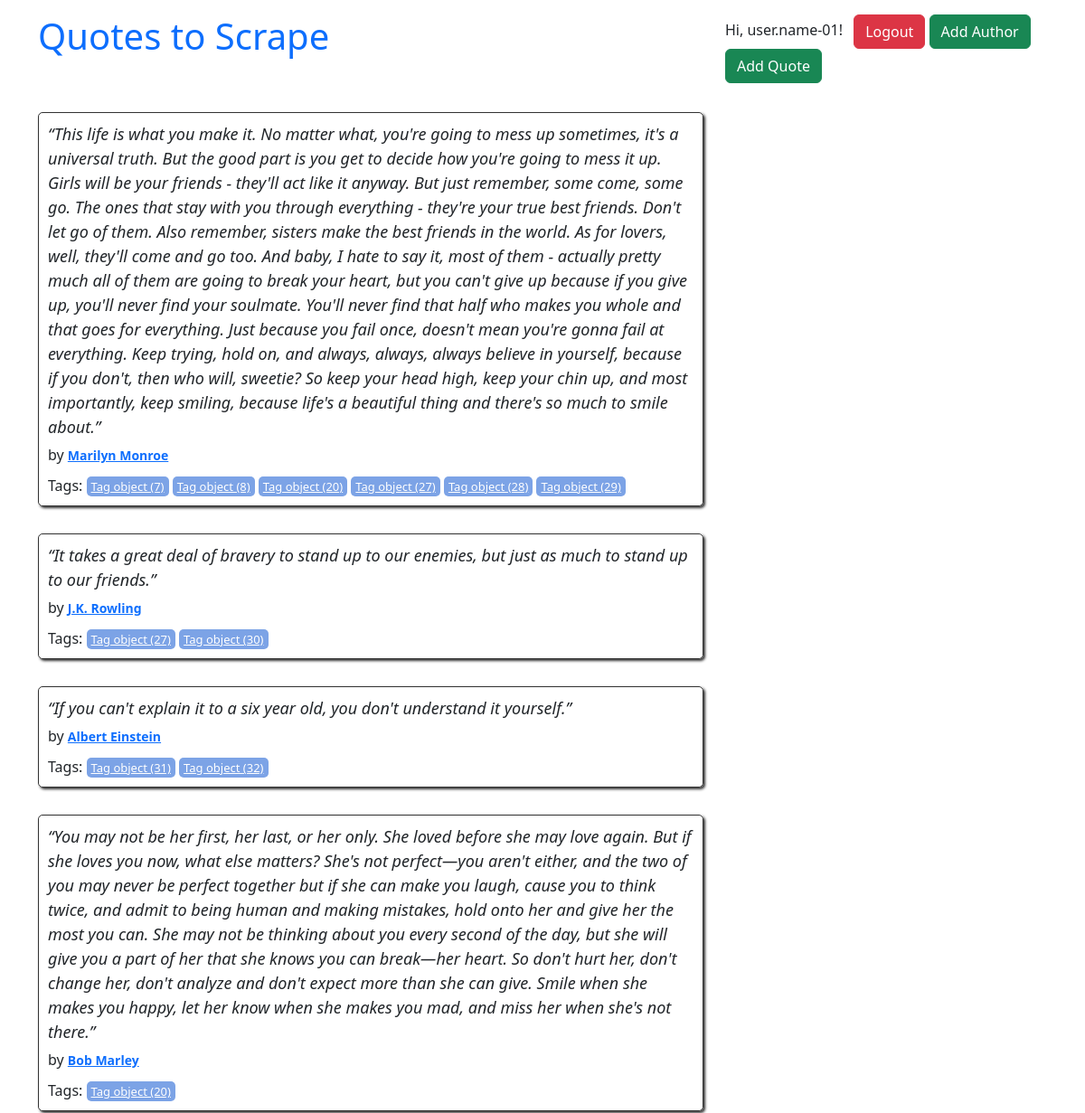
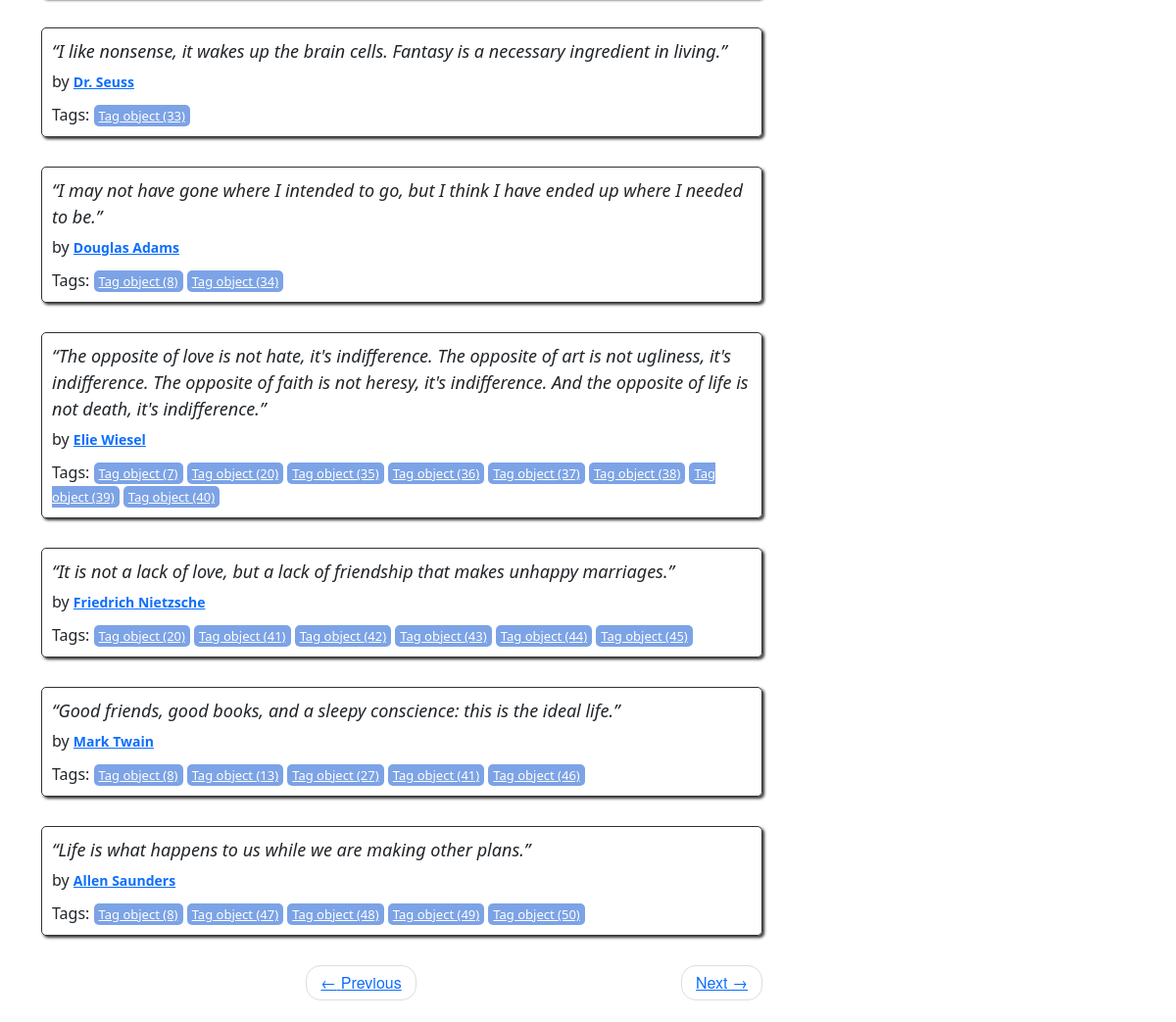
The page /2 (signed in) on the database its author committed (2 pictures, top to bottom).
### quotes/models.py (models this page shows, shortened)
class Quote(models.Model):
    quote = models.TextField()
    tags = models.ManyToManyField(Tag)
    author = models.ForeignKey(Author, on_delete=models.CASCADE, default=None, null=True)
    created_at = models.DateTimeField(auto_now_add=True)

class Author(models.Model):
    fullname = models.CharField(max_length=50)
    born_date = models.CharField(max_length=50)
    born_location = models.CharField(max_length=150)
    description = models.TextField()
    created_at = models.DateTimeField(auto_now_add=True)

class Tag(models.Model):
    name = models.CharField(max_length=130, null=False, unique=True)

### quotes/views.py (the view)
# urls.py: path('', views.main, name="root"),
def main(request, page=1):
    quotes = Quote.objects.all().select_related('author').prefetch_related('tags').order_by('created_at')
    per_page = 10
    paginator = Paginator(quotes, per_page)
    quotes_on_page = paginator.page(page)
    return render(request, 'quotes/index.html', context={'quotes': quotes_on_page})

### quotes/templates/quotes/index.html
{% extends 'quotes/base.html' %} {% block content %}
<div class="row">
  <div class="col-md-8">
    {% for quote in quotes %}
    <div class="quote" itemscope="" itemtype="http://schema.org/CreativeWork">
      <span class="text" itemprop="text">{{quote.quote}}</span>
      <span
        >by
        <small class="author" itemprop="author">
          {% if quote.author %}
          <a href="{% url 'quotes:author_detail' quote.author.id %}"
            >{{ quote.author.fullname }}</a
          >
          {% else %}
          <span>Невідомий автор</span>
          {% endif %}
        </small>
      </span>
      <div class="tags">
        Tags: {% for tag in quote.tags.all %}
        <a class="tag" href="/tag/{{tag}}">{{tag}}</a>
        {% endfor %}
      </div>
    </div>
    {% endfor %}
    <nav>
      <ul class="pager">
        <li class="previous">
          <a
            class="{% if not quotes.has_previous %} disabled {% endif %}"
            href="{% if quotes.has_previous %} {% url 'quotes:root_paginate' quotes.previous_page_number %} {% else %} # {% endif %}"
            ><span aria-hidden="true">←</span> Previous</a
          >
        </li>
        <li class="next">
          <a
            class="{% if not quotes.has_next %} disabled {% endif %}"
            href="{% if quotes.has_next %} {% url 'quotes:root_paginate' quotes.next_page_number %} {% else %} # {% endif %}"
            >Next <span aria-hidden="true">→</span></a
          >
        </li>
      </ul>
    </nav>
  </div>
</div>
{% endblock %}

### quotes/templates/quotes/base.html (shortened to what this page needs)
<!DOCTYPE html>
<html lang="en">
  <head>
    <link
      href="https://cdn.jsdelivr.net/npm/bootstrap@5.3.7/dist/css/bootstrap.min.css"
      rel="stylesheet"
    />
    {% load static %}
    <link rel="stylesheet" href="{% static 'quotes/style.css' %}" />
  </head>
  <body>
    <div class="container">
      <div class="row header-box pt-3 mb-3">
        <div class="col-md-8">
          <h1>
            <a href="/" style="text-decoration: none">Quotes to Scrape</a>
          </h1>
        </div>
        <div class="col-md-4">
          <p>
            {% if user.is_authenticated %}
            <span class="me-2">Hi, {{ user.username }}!</span>
            <a href="{% url 'users:logout' %}" class="btn btn-danger">Logout</a>
            {% else %}
            <a href="{% url 'users:register' %}" class="btn btn-primary me-2"
              >SignUp</a
            >
            <a href="{% url 'users:login' %}" class="btn btn-success">Login</a>
            {% endif %} {% if user.is_authenticated %}
            <a href="{% url 'quotes:add_author' %}" class="btn btn-success"
              >Add Author</a
            >
            <a href="{% url 'quotes:add_quote' %}" class="btn btn-success"
              >Add Quote</a
            >
            {% endif %}
          </p>
        </div>
      </div>
      {% block content %} {% endblock %}
    </div>
  </body>
</html>

### quotes/static/quotes/style.css (style rules this page uses)
.quote { padding: 10px; margin-bottom: 30px; border: 1px solid #333333; border-radius: 5px; box-shadow: 2px 2px 3px #333333; }
.quote span.text { display: block; margin-bottom: 5px; font-size: large; font-style: italic; }
.quote small.author { font-weight: bold; color: #3677E8; }
.quote .tags { margin-top: 10px; }
.tag { padding: 2px 5px; border-radius: 5px; color: white; font-size: small; background-color: #7CA3E6; }
.pager { font-family: "Raleway", "Helvetica Neue", Helvetica, Arial, sans-serif; }
.pager { padding-left: 0; margin: 22px 0; list-style: none; text-align: center; }
.pager li { display: inline; }
.pager .next>a, .pager .next>span { float: right; }
.pager li>a, .pager li>span { display: inline-block; padding: 5px 14px; background-color: #ffffff; border: 1px solid #dddddd; border-radius: 15px; }

### rows shown on the page
Quote: quote "“This life is what you make it. No matter what, you're going to mess up sometimes, it's a universal truth. But the good part is you get to decide how you're going to mess it up. Girls will be your friends - they'll act like it anyway. But just remember, some come, some go. The ones that stay with you through everything - they're your true best friends. Don't let go of them. Also remember, sisters make the best friends in the world. As for lovers, well, they'll come and go too. And baby, I hate to say it, most of them - actually pretty much all of them are going to break your heart, but you can't give up because if you give up, you'll never find your soulmate. You'll never find that half who…", author.fullname "Marilyn Monroe"
Tag: id "Tag object (7)"
Tag: id "Tag object (8)"
Tag: id "Tag object (20)"
Tag: id "Tag object (27)"
Tag: id "Tag object (28)"
Tag: id "Tag object (29)"
Quote: quote "“It takes a great deal of bravery to stand up to our enemies, but just as much to stand up to our friends.”", author.fullname "J.K. Rowling"
Tag: id "Tag object (30)"
Quote: quote "“If you can't explain it to a six year old, you don't understand it yourself.”", author.fullname "Albert Einstein"
Tag: id "Tag object (31)"
Tag: id "Tag object (32)"
Quote: quote "“You may not be her first, her last, or her only. She loved before she may love again. But if she loves you now, what else matters? She's not perfect—you aren't either, and the two of you may never be perfect together but if she can make you laugh, cause you to think twice, and admit to being human and making mistakes, hold onto her and give her the most you can. She may not be thinking about you every second of the day, but she will give you a part of her that she knows you can break—her heart. So don't hurt her, don't change her, don't analyze and don't expect more than she can give. Smile when she makes you happy, let her know when she makes you mad, and miss her when she's not there.”", author.fullname "Bob Marley"
Quote: quote "“I like nonsense, it wakes up the brain cells. Fantasy is a necessary ingredient in living.”", author.fullname "Dr. Seuss"
Tag: id "Tag object (33)"
Quote: quote "“I may not have gone where I intended to go, but I think I have ended up where I needed to be.”", author.fullname "Douglas Adams"
Tag: id "Tag object (34)"
Quote: quote "“The opposite of love is not hate, it's indifference. The opposite of art is not ugliness, it's indifference. The opposite of faith is not heresy, it's indifference. And the opposite of life is not death, it's indifference.”", author.fullname "Elie Wiesel"
Tag: id "Tag object (35)"
Tag: id "Tag object (36)"
Tag: id "Tag object (37)"
Tag: id "Tag object (38)"
Tag: id "Tag object (39)"
Tag: id "Tag object (40)"
Quote: quote "“It is not a lack of love, but a lack of friendship that makes unhappy marriages.”", author.fullname "Friedrich Nietzsche"
Tag: id "Tag object (41)"
Tag: id "Tag object (42)"
Tag: id "Tag object (43)"
Tag: id "Tag object (44)"
Tag: id "Tag object (45)"
Quote: quote "“Good friends, good books, and a sleepy conscience: this is the ideal life.”", author.fullname "Mark Twain"
Tag: id "Tag object (13)"
Tag: id "Tag object (46)"
Quote: quote "“Life is what happens to us while we are making other plans.”", author.fullname "Allen Saunders"
Tag: id "Tag object (47)"
Tag: id "Tag object (48)"
Tag: id "Tag object (49)"
Tag: id "Tag object (50)"

### other values the page prints
{{ user.username }} "user.name-01"
